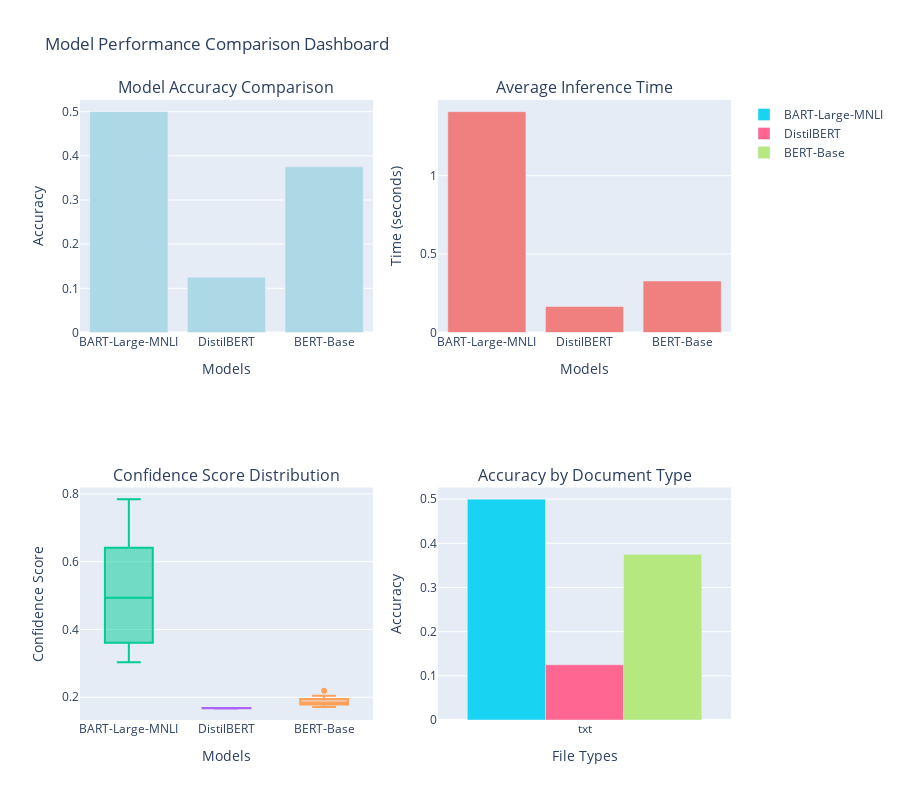

Notebook cell for this chart:
### Code cell
import pandas as pd
import plotly.graph_objects as go
from plotly.subplots import make_subplots

# Create comprehensive visualizations
def create_model_comparison_plots(results_df, model_names):
    """Create comprehensive comparison plots"""
    
    # 1. Accuracy Comparison
    fig = make_subplots(
        rows=2, cols=2,
        subplot_titles=['Model Accuracy Comparison', 'Average Inference Time', 'Confidence Score Distribution', 'Accuracy by Document Type'],
        specs=[[{"type": "bar"}, {"type": "bar"}],
               [{"type": "box"}, {"type": "bar"}]]
    )
    
    # Calculate accuracy for each model
    accuracy_data = []
    time_data = []
    confidence_data = []
    
    for model in model_names:
        if f"{model}_correct" in results_df.columns:
            accuracy = results_df[f"{model}_correct"].mean()
            avg_time = results_df[f"{model}_time"].mean()
            avg_confidence = results_df[f"{model}_confidence"].mean()
            
            accuracy_data.append({'Model': model, 'Accuracy': accuracy})
            time_data.append({'Model': model, 'Avg_Time': avg_time})
            confidence_data.extend([
                {'Model': model, 'Confidence': conf} 
                for conf in results_df[f"{model}_confidence"].values
            ])
    
    acc_df = pd.DataFrame(accuracy_data)
    time_df = pd.DataFrame(time_data)
    conf_df = pd.DataFrame(confidence_data)
    
    # Plot 1: Accuracy bars
    fig.add_trace(
        go.Bar(x=acc_df['Model'], y=acc_df['Accuracy'], 
               name='Accuracy', showlegend=False,
               marker_color='lightblue'),
        row=1, col=1
    )
    
    # Plot 2: Inference time bars  
    fig.add_trace(
        go.Bar(x=time_df['Model'], y=time_df['Avg_Time'],
               name='Avg Time (s)', showlegend=False,
               marker_color='lightcoral'),
        row=1, col=2
    )
    
    # Plot 3: Confidence distribution box plots
    for model in model_names:
        model_conf = conf_df[conf_df['Model'] == model]['Confidence']
        fig.add_trace(
            go.Box(y=model_conf, name=model, showlegend=False),
            row=2, col=1
        )
    
    # Plot 4: Accuracy by file type
    file_type_acc = []
    for file_type in results_df['file_type'].unique():
        type_docs = results_df[results_df['file_type'] == file_type]
        for model in model_names:
            if f"{model}_correct" in type_docs.columns:
                acc = type_docs[f"{model}_correct"].mean()
                file_type_acc.append({
                    'File_Type': file_type, 
                    'Model': model, 
                    'Accuracy': acc
                })
    
    if file_type_acc:
        ftype_df = pd.DataFrame(file_type_acc)
        for model in model_names:
            model_data = ftype_df[ftype_df['Model'] == model]
            fig.add_trace(
                go.Bar(x=model_data['File_Type'], y=model_data['Accuracy'],
                       name=model),
                row=2, col=2
            )
    
    # Update layout
    fig.update_layout(
        height=800,
        title_text="Model Performance Comparison Dashboard",
        showlegend=True
    )
    
    fig.update_xaxes(title_text="Models", row=1, col=1)
    fig.update_yaxes(title_text="Accuracy", row=1, col=1)
    fig.update_xaxes(title_text="Models", row=1, col=2)  
    fig.update_yaxes(title_text="Time (seconds)", row=1, col=2)
    fig.update_xaxes(title_text="Models", row=2, col=1)
    fig.update_yaxes(title_text="Confidence Score", row=2, col=1)
    fig.update_xaxes(title_text="File Types", row=2, col=2)
    fig.update_yaxes(title_text="Accuracy", row=2, col=2)
    
    return fig

# Generate visualizations if we have results
if 'results_df' in locals() and not results_df.empty:
    model_names = list(model_comparison.classifiers.keys())
    
    print("📊 Creating comprehensive visualization dashboard...")
    
    # Main comparison dashboard
    dashboard_fig = create_model_comparison_plots(results_df, model_names)
    dashboard_fig.show()
    
    # Detailed results table  
    print("\\n📋 Detailed Results Summary:")
    print("=" * 80)
    
    # Calculate summary statistics
    summary_stats = []
    for model in model_names:
        if f"{model}_correct" in results_df.columns:
            stats = {
                'Model': model,
                'Accuracy': f"{results_df[f'{model}_correct'].mean():.3f}",
                'Avg_Confidence': f"{results_df[f'{model}_confidence'].mean():.3f}",
                'Avg_Time': f"{results_df[f'{model}_time'].mean():.3f}s",
                'Correct_Predictions': f"{results_df[f'{model}_correct'].sum()}/{len(results_df)}"
            }
            summary_stats.append(stats)
    
    summary_df = pd.DataFrame(summary_stats)
    print(summary_df.to_string(index=False))
    
    # Show some example predictions
    print("\\n🔍 Sample Predictions:")
    print("=" * 80)
    
    for i in range(min(3, len(results_df))):
        row = results_df.iloc[i]
        print(f"\\nDocument: {row['document']}")
        print(f"Expected: {row['expected_category']}")
        print("Predictions:")
        for model in model_names:
            if f"{model}_prediction" in row:
                pred = row[f"{model}_prediction"]
                conf = row[f"{model}_confidence"]
                correct = "✅" if row[f"{model}_correct"] else "❌"
                print(f"  {model}: {pred} ({conf:.3f}) {correct}")

else:
    print("❌ No results available for visualization. Please run the model comparison first.")

### Figure 1 — Plotly figure (JSON) as saved in the notebook; plotly's stock layout.template omitted (floating-point values rounded to 4 significant figures)
{"data": [{"marker": {"color": "lightblue"}, "name": "Accuracy", "showlegend": false, "type": "bar", "x": ["BART-Large-MNLI", "DistilBERT", "BERT-Base"], "xaxis": "x", "y": [0.5, 0.125, 0.375], "yaxis": "y"}, {"marker": {"color": "lightcoral"}, "name": "Avg Time (s)", "showlegend": false, "type": "bar", "x": ["BART-Large-MNLI", "DistilBERT", "BERT-Base"], "xaxis": "x2", "y": [1.408, 0.1661, 0.3283], "yaxis": "y2"}, {"name": "BART-Large-MNLI", "showlegend": false, "type": "box", "xaxis": "x3", "y": [0.7846, 0.3455, 0.3758, 0.5818, 0.3033, 0.4047, 0.6007, 0.6809], "yaxis": "y3"}, {"name": "DistilBERT", "showlegend": false, "type": "box", "xaxis": "x3", "y": [0.1679, 0.1676, 0.1672, 0.1679, 0.1673, 0.1682, 0.1677, 0.1677], "yaxis": "y3"}, {"name": "BERT-Base", "showlegend": false, "type": "box", "xaxis": "x3", "y": [0.1785, 0.2195, 0.1713, 0.1828, 0.1847, 0.1781, 0.1845, 0.2047], "yaxis": "y3"}, {"name": "BART-Large-MNLI", "type": "bar", "x": ["txt"], "xaxis": "x4", "y": [0.5], "yaxis": "y4"}, {"name": "DistilBERT", "type": "bar", "x": ["txt"], "xaxis": "x4", "y": [0.125], "yaxis": "y4"}, {"name": "BERT-Base", "type": "bar", "x": ["txt"], "xaxis": "x4", "y": [0.375], "yaxis": "y4"}], "layout": {"annotations": [{"font": {"size": 16}, "showarrow": false, "text": "Model Accuracy Comparison", "x": 0.225, "xanchor": "center", "xref": "paper", "y": 1, "yanchor": "bottom", "yref": "paper"}, {"font": {"size": 16}, "showarrow": false, "text": "Average Inference Time", "x": 0.775, "xanchor": "center", "xref": "paper", "y": 1, "yanchor": "bottom", "yref": "paper"}, {"font": {"size": 16}, "showarrow": false, "text": "Confidence Score Distribution", "x": 0.225, "xanchor": "center", "xref": "paper", "y": 0.375, "yanchor": "bottom", "yref": "paper"}, {"font": {"size": 16}, "showarrow": false, "text": "Accuracy by Document Type", "x": 0.775, "xanchor": "center", "xref": "paper", "y": 0.375, "yanchor": "bottom", "yref": "paper"}], "height": 800, "showlegend": true, "title": {"text": "Model Performance Comparison Dashboard"}, "xaxis": {"anchor": "y", "domain": [0, 0.45], "title": {"text": "Models"}}, "xaxis2": {"anchor": "y2", "domain": [0.55, 1], "title": {"text": "Models"}}, "xaxis3": {"anchor": "y3", "domain": [0, 0.45], "title": {"text": "Models"}}, "xaxis4": {"anchor": "y4", "domain": [0.55, 1], "title": {"text": "File Types"}}, "yaxis": {"anchor": "x", "domain": [0.625, 1], "title": {"text": "Accuracy"}}, "yaxis2": {"anchor": "x2", "domain": [0.625, 1], "title": {"text": "Time (seconds)"}}, "yaxis3": {"anchor": "x3", "domain": [0, 0.375], "title": {"text": "Confidence Score"}}, "yaxis4": {"anchor": "x4", "domain": [0, 0.375], "title": {"text": "Accuracy"}}}}
